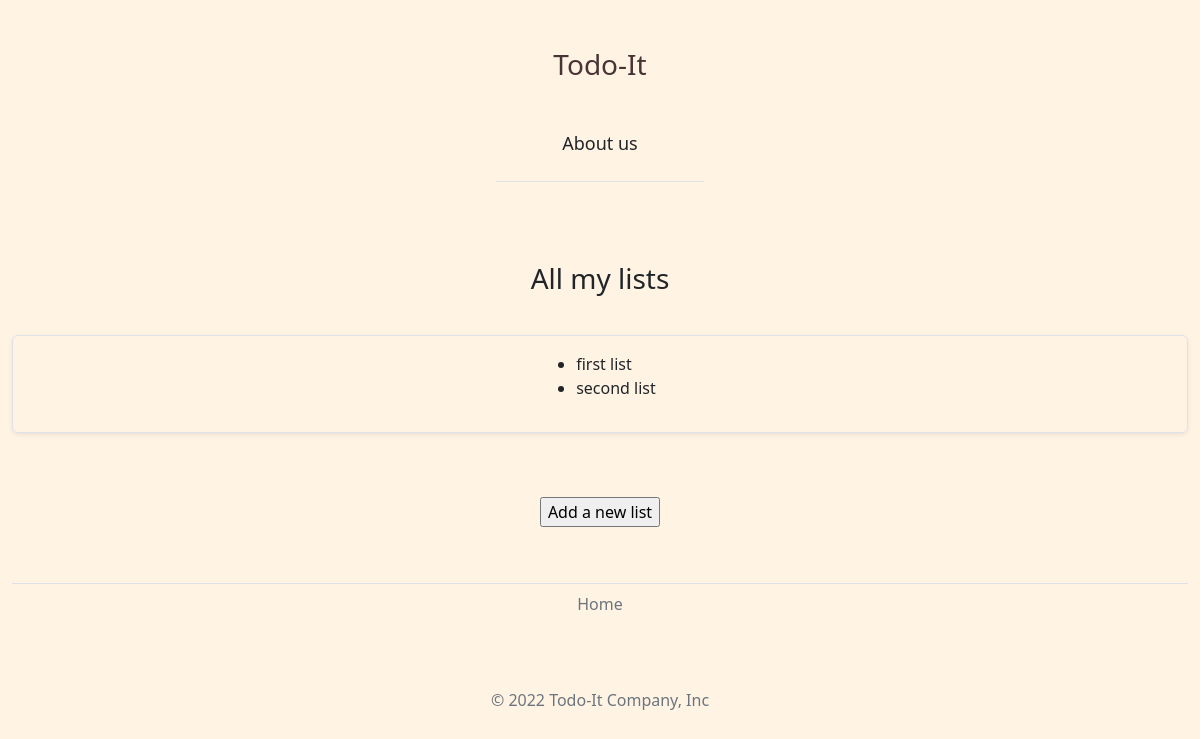
/, run on an earlier commit of the app's database.
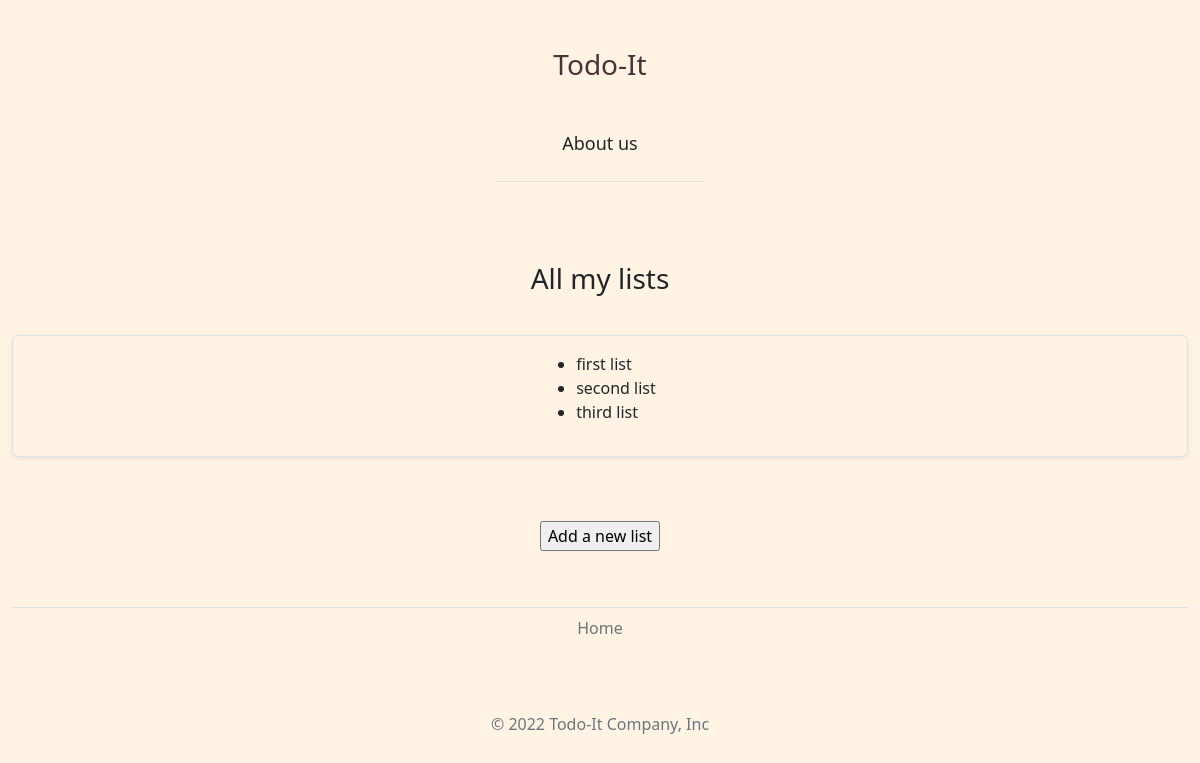
And on a later commit of the database.
### todo_app/models.py (models this page shows, shortened)
class ToDoList(models.Model):
    title = models.CharField(max_length=100, unique=True)

### todo_app/views.py (the view)
# urls.py: path("", views.ListListView.as_view(), name="index"),
class ListListView(ListView):
    model = ToDoList
    template_name = "todo_app/index.html"

### todo_app/templates/todo_app/index.html
{% extends "base.html" %}
{% block content %}
{% if object_list %}
<h3 class="container-fluid d-flex flex-wrap align-items-center justify-content-center justify-content-md-evenly mx-auto py-3 mb-4">All my lists</h3>
{% endif %}
    <div class="container-fluid border fw-normal shadow-sm p-2 mb-5 rounded d-flex flex-wrap align-items-center justify-content-center justify-content-md-evenly mx-auto py-3 mb-4">
        <ul>
        {% for todolist in object_list %}
        <li>
            <div
                role="button"
                onclick="location.href='{% url "list" todolist.id %}'">
                {{ todolist.title }}
            </div>
        </li>
        {% empty %}
        <h4>You have no lists!</h4>
        {% endfor %}
    </ul>
    </div>
    <p class="container-fluid d-flex flex-wrap align-items-center justify-content-center justify-content-md-evenly mx-auto py-3 mb-4">
        <input
            value="Add a new list"
            type="button"
            onclick="location.href='{% url "list-add" %}'"/>
    </p>
{% endblock %}

What changed in the data, as far as the page shows it:
added ToDoList: title "third list"
